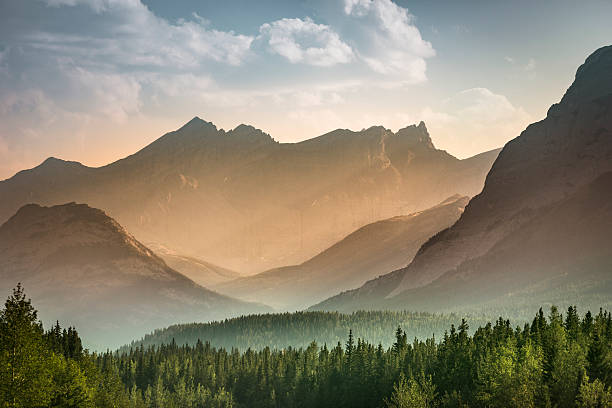
#> input picture ImageProcessing/processing002/images/bg.jpg, 612 x 408 px
$ python main.py
#> lines starting #> are read from the running program, lines starting #| are printed output that depends on the picture
from PIL import Image

# Open two images
image1 = Image.open('./images/bg.jpg')
#> image1 is the input picture: PIL image 612x408 RGB; mean R, G, B 138, 130.8, 112
image2 = Image.open('./images/bg2.jpg')
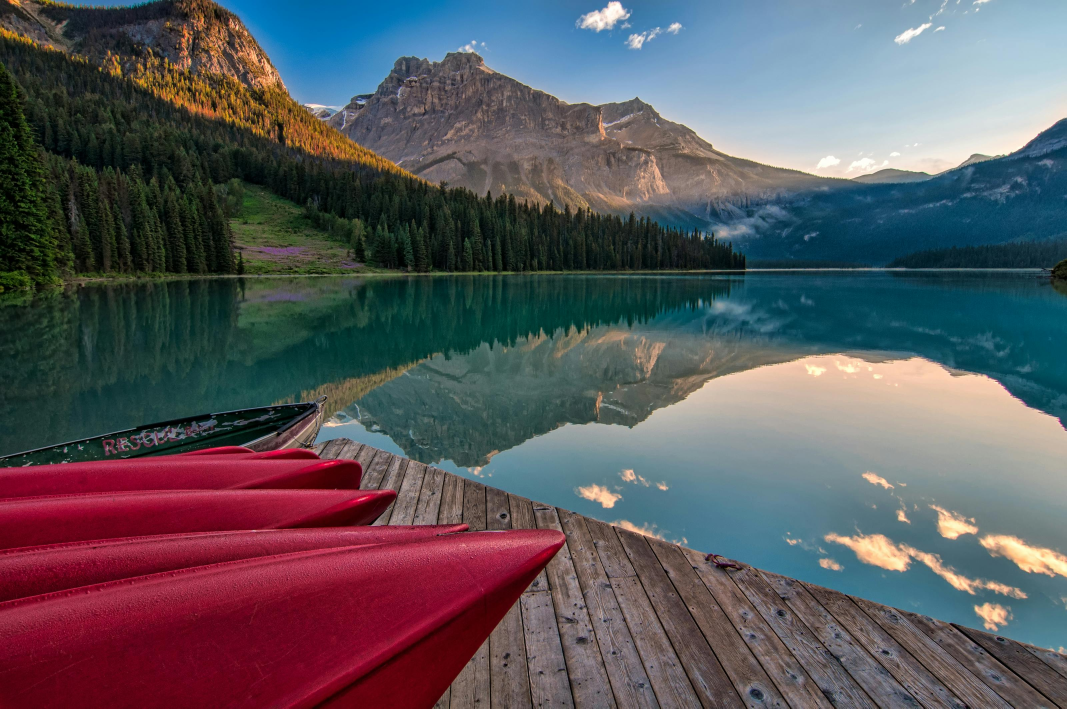
#> input picture ImageProcessing/processing002/images/bg2.jpg, 3200 x 2125 px (shown at 1/3 size)
#> image2 is the input picture: PIL image 3200x2125 RGB; mean R, G, B 90.3, 87.2, 92.5

# Convert both images to RGB and ensure they are the same size
image1 = image1.convert('RGB')
image2 = image2.convert('RGB')
image1 = image1.resize(image2.size)
#> image1: PIL image 3200x2125 RGB

# Get the pixel data
pixels1 = image1.load()
pixels2 = image2.load()

# Create a new image to store the result
result_image = Image.new('RGB', image1.size)
#> result_image: PIL image 3200x2125 RGB; every value is 0
result_pixels = result_image.load()

# Iterate over each pixel and add the pixel values
width, height = image1.size
#> width = 3200; height = 2125
for x in range(width):
    for y in range(height):
        r1, g1, b1 = pixels1[x, y]
        r2, g2, b2 = pixels2[x, y]

        # Add pixel values and ensure they do not exceed 255
        new_r = min(r1 + r2, 255)
        new_g = min(g1 + g2, 255)
        new_b = min(b1 + b2, 255)

        # Set the new pixel value
        result_pixels[x, y] = (new_r, new_g, new_b)

# Save the resulting image
result_image.save('./images/modified_image.jpg')
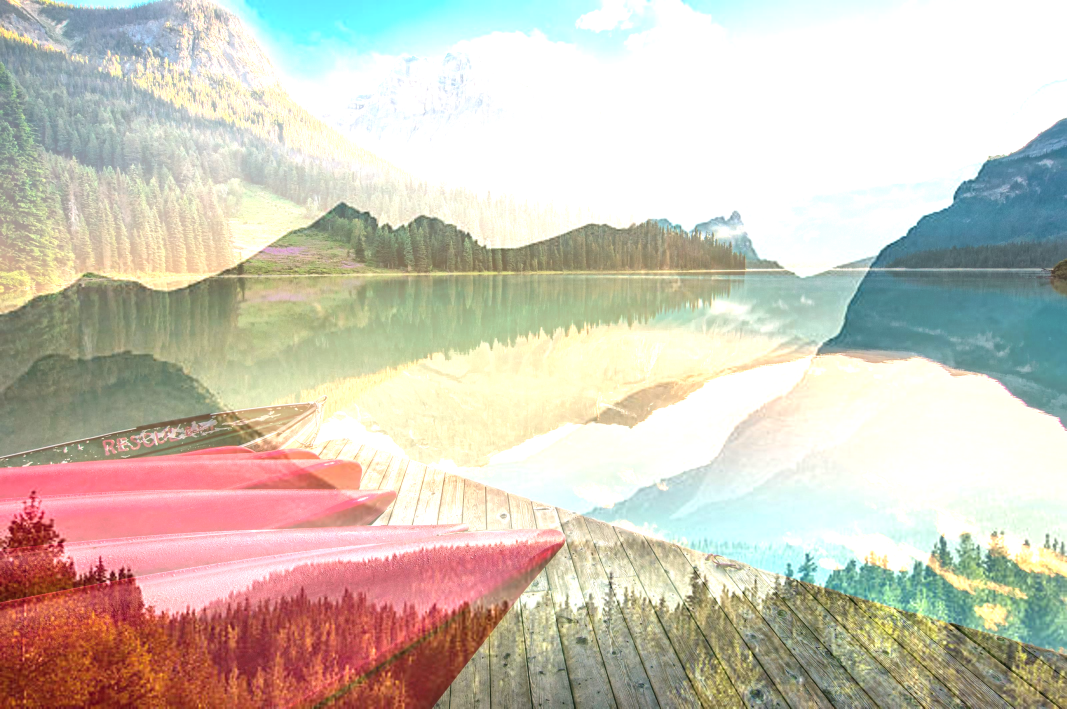
#> saved as modified_image.jpg: PIL image 3200x2125 RGB (shown at 1/3 size); mean R, G, B 205.6, 198.2, 184.2
